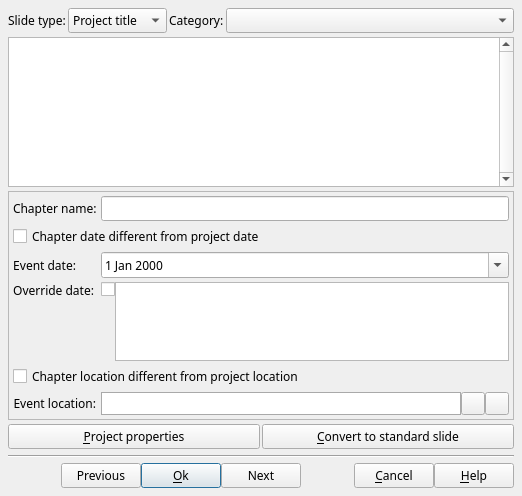
<?xml version="1.0" encoding="UTF-8"?>
<ui version="4.0">
 <class>DlgAutoTitleSlide</class>
 <widget class="QDialog" name="DlgAutoTitleSlide">
  <property name="geometry">
   <rect>
    <x>0</x>
    <y>0</y>
    <width>522</width>
    <height>496</height>
   </rect>
  </property>
  <property name="font">
   <font>
    <family>Sans Serif</family>
    <pointsize>9</pointsize>
   </font>
  </property>
  <property name="windowTitle">
   <string notr="true">Add a predefined title slide</string>
  </property>
  <layout class="QGridLayout" name="gridLayout">
   <property name="leftMargin">
    <number>8</number>
   </property>
   <property name="topMargin">
    <number>8</number>
   </property>
   <property name="rightMargin">
    <number>8</number>
   </property>
   <property name="bottomMargin">
    <number>8</number>
   </property>
   <property name="spacing">
    <number>4</number>
   </property>
   <item row="12" column="0" colspan="2">
    <layout class="QHBoxLayout" name="BottomLayout">
     <property name="spacing">
      <number>0</number>
     </property>
     <property name="leftMargin">
      <number>0</number>
     </property>
     <property name="topMargin">
      <number>0</number>
     </property>
     <property name="rightMargin">
      <number>0</number>
     </property>
     <property name="bottomMargin">
      <number>0</number>
     </property>
     <item>
      <spacer name="horizontalSpacer_2">
       <property name="orientation">
        <enum>Qt::Horizontal</enum>
       </property>
       <property name="sizeHint" stdset="0">
        <size>
         <width>40</width>
         <height>20</height>
        </size>
       </property>
      </spacer>
     </item>
     <item>
      <widget class="QPushButton" name="OKPreviousBT">
       <property name="toolTip">
        <string>Accept modification and go to previous slide</string>
       </property>
       <property name="text">
        <string>Previous</string>
       </property>
       <property name="icon">
        <iconset resource="../RSCffDiaporama.qrc">
         <normaloff>:/img/arrow_left.png</normaloff>:/img/arrow_left.png</iconset>
       </property>
      </widget>
     </item>
     <item>
      <widget class="QPushButton" name="OKBT">
       <property name="toolTip">
        <string>Accept modification and exit dialog box</string>
       </property>
       <property name="text">
        <string>&amp;Ok</string>
       </property>
       <property name="icon">
        <iconset resource="../RSCffDiaporama.qrc">
         <normaloff>:/img/action_ok.png</normaloff>:/img/action_ok.png</iconset>
       </property>
       <property name="default">
        <bool>true</bool>
       </property>
      </widget>
     </item>
     <item>
      <widget class="QPushButton" name="OKNextBT">
       <property name="toolTip">
        <string>Accept modification and go to next slide</string>
       </property>
       <property name="text">
        <string>Next</string>
       </property>
       <property name="icon">
        <iconset resource="../RSCffDiaporama.qrc">
         <normaloff>:/img/arrow_right.png</normaloff>:/img/arrow_right.png</iconset>
       </property>
      </widget>
     </item>
     <item>
      <widget class="QLabel" name="EditModeSpacer">
       <property name="sizePolicy">
        <sizepolicy hsizetype="Expanding" vsizetype="Preferred">
         <horstretch>0</horstretch>
         <verstretch>0</verstretch>
        </sizepolicy>
       </property>
       <property name="text">
        <string notr="true"/>
       </property>
      </widget>
     </item>
     <item>
      <widget class="QPushButton" name="CancelBt">
       <property name="toolTip">
        <string>Cancel modification and exit dialog box</string>
       </property>
       <property name="text">
        <string>&amp;Cancel</string>
       </property>
       <property name="icon">
        <iconset resource="../RSCffDiaporama.qrc">
         <normaloff>:/img/action_cancel.png</normaloff>:/img/action_cancel.png</iconset>
       </property>
      </widget>
     </item>
     <item>
      <widget class="QPushButton" name="HelpBt">
       <property name="toolTip">
        <string>Show help about this dialogue box</string>
       </property>
       <property name="text">
        <string>&amp;Help</string>
       </property>
       <property name="icon">
        <iconset resource="../RSCffDiaporama.qrc">
         <normaloff>:/img/help.png</normaloff>:/img/help.png</iconset>
       </property>
      </widget>
     </item>
    </layout>
   </item>
   <item row="1" column="0" colspan="2">
    <widget class="cCustomTitleModelTable" name="ModelTable">
     <property name="minimumSize">
      <size>
       <width>0</width>
       <height>150</height>
      </size>
     </property>
     <property name="verticalScrollBarPolicy">
      <enum>Qt::ScrollBarAlwaysOn</enum>
     </property>
     <property name="horizontalScrollBarPolicy">
      <enum>Qt::ScrollBarAlwaysOff</enum>
     </property>
     <property name="editTriggers">
      <set>QAbstractItemView::NoEditTriggers</set>
     </property>
     <property name="tabKeyNavigation">
      <bool>false</bool>
     </property>
     <property name="showDropIndicator" stdset="0">
      <bool>false</bool>
     </property>
     <property name="dragDropOverwriteMode">
      <bool>false</bool>
     </property>
     <property name="selectionMode">
      <enum>QAbstractItemView::SingleSelection</enum>
     </property>
     <property name="showGrid">
      <bool>false</bool>
     </property>
     <property name="gridStyle">
      <enum>Qt::SolidLine</enum>
     </property>
     <property name="wordWrap">
      <bool>false</bool>
     </property>
     <property name="cornerButtonEnabled">
      <bool>false</bool>
     </property>
     <attribute name="horizontalHeaderVisible">
      <bool>false</bool>
     </attribute>
     <attribute name="verticalHeaderVisible">
      <bool>false</bool>
     </attribute>
    </widget>
   </item>
   <item row="0" column="0" colspan="2">
    <layout class="QHBoxLayout" name="horizontalLayout">
     <property name="spacing">
      <number>2</number>
     </property>
     <item>
      <widget class="QLabel" name="label">
       <property name="text">
        <string>Slide type:</string>
       </property>
      </widget>
     </item>
     <item>
      <widget class="QComboBox" name="SlideTypeCB">
       <property name="sizePolicy">
        <sizepolicy hsizetype="Preferred" vsizetype="Fixed">
         <horstretch>0</horstretch>
         <verstretch>0</verstretch>
        </sizepolicy>
       </property>
       <item>
        <property name="text">
         <string>Project title</string>
        </property>
        <property name="icon">
         <iconset resource="../RSCffDiaporama.qrc">
          <normaloff>:/img/object_text.png</normaloff>:/img/object_text.png</iconset>
        </property>
       </item>
       <item>
        <property name="text">
         <string>Chapter title</string>
        </property>
        <property name="icon">
         <iconset resource="../RSCffDiaporama.qrc">
          <normaloff>:/img/Chapter_big.png</normaloff>:/img/Chapter_big.png</iconset>
        </property>
       </item>
       <item>
        <property name="text">
         <string>Credit title</string>
        </property>
        <property name="icon">
         <iconset resource="../RSCffDiaporama.qrc">
          <normaloff>:/img/medal.png</normaloff>:/img/medal.png</iconset>
        </property>
       </item>
      </widget>
     </item>
     <item>
      <widget class="QLabel" name="label_2">
       <property name="text">
        <string>Category:</string>
       </property>
      </widget>
     </item>
     <item>
      <widget class="QComboBox" name="SlideCatCB">
       <property name="sizePolicy">
        <sizepolicy hsizetype="Expanding" vsizetype="Fixed">
         <horstretch>0</horstretch>
         <verstretch>0</verstretch>
        </sizepolicy>
       </property>
      </widget>
     </item>
    </layout>
   </item>
   <item row="11" column="0" colspan="2">
    <widget class="Line" name="line_3">
     <property name="minimumSize">
      <size>
       <width>0</width>
       <height>6</height>
      </size>
     </property>
     <property name="orientation">
      <enum>Qt::Horizontal</enum>
     </property>
    </widget>
   </item>
   <item row="2" column="0" colspan="2">
    <widget class="QScrollArea" name="scrollArea">
     <property name="sizePolicy">
      <sizepolicy hsizetype="Expanding" vsizetype="Preferred">
       <horstretch>0</horstretch>
       <verstretch>0</verstretch>
      </sizepolicy>
     </property>
     <property name="widgetResizable">
      <bool>true</bool>
     </property>
     <widget class="QWidget" name="scrollAreaWidgetContents">
      <property name="geometry">
       <rect>
        <x>0</x>
        <y>0</y>
        <width>484</width>
        <height>220</height>
       </rect>
      </property>
      <layout class="QFormLayout" name="formLayout">
       <property name="fieldGrowthPolicy">
        <enum>QFormLayout::AllNonFixedFieldsGrow</enum>
       </property>
       <property name="horizontalSpacing">
        <number>4</number>
       </property>
       <property name="verticalSpacing">
        <number>4</number>
       </property>
       <property name="leftMargin">
        <number>4</number>
       </property>
       <property name="topMargin">
        <number>4</number>
       </property>
       <property name="rightMargin">
        <number>4</number>
       </property>
       <property name="bottomMargin">
        <number>4</number>
       </property>
       <item row="0" column="0">
        <widget class="QLabel" name="ChapterNameLabel">
         <property name="text">
          <string>Chapter name:</string>
         </property>
        </widget>
       </item>
       <item row="0" column="1">
        <widget class="QLineEdit" name="ChapterNameED">
         <property name="toolTip">
          <string>Enter here the title of the chapter (if the &quot;Chapter name different from slide name&quot; box is checked).</string>
         </property>
        </widget>
       </item>
       <item row="1" column="0" colspan="2">
        <widget class="QCheckBox" name="OverrideProjectDateCB">
         <property name="toolTip">
          <string>If this box is checked, the date of the chapter is different from the date of the project.

Remark: It is often useful to differentiate the date of the chapter of the date of the project.
For example, if the project is &quot;My vacation from 1 to 15&quot;, the chapter may be limited to the 3.</string>
         </property>
         <property name="text">
          <string>Chapter date different from project date</string>
         </property>
        </widget>
       </item>
       <item row="2" column="0">
        <widget class="QLabel" name="ChapterEventDateLabel">
         <property name="text">
          <string>Event date:</string>
         </property>
         <property name="alignment">
          <set>Qt::AlignRight|Qt::AlignTrailing|Qt::AlignVCenter</set>
         </property>
        </widget>
       </item>
       <item row="2" column="1">
        <widget class="QDateEdit" name="ChapterEventDateED">
         <property name="toolTip">
          <string>Select a date for the chapter.</string>
         </property>
         <property name="calendarPopup">
          <bool>true</bool>
         </property>
        </widget>
       </item>
       <item row="3" column="0">
        <layout class="QVBoxLayout" name="verticalLayout">
         <property name="spacing">
          <number>0</number>
         </property>
         <item>
          <widget class="QLabel" name="OverrideDateLabel">
           <property name="text">
            <string>Override date:</string>
           </property>
           <property name="alignment">
            <set>Qt::AlignRight|Qt::AlignTrailing|Qt::AlignVCenter</set>
           </property>
          </widget>
         </item>
         <item>
          <widget class="QLabel" name="label_4">
           <property name="sizePolicy">
            <sizepolicy hsizetype="Preferred" vsizetype="Expanding">
             <horstretch>0</horstretch>
             <verstretch>0</verstretch>
            </sizepolicy>
           </property>
           <property name="text">
            <string notr="true"/>
           </property>
          </widget>
         </item>
        </layout>
       </item>
       <item row="3" column="1">
        <layout class="QHBoxLayout" name="horizontalLayout_5">
         <property name="spacing">
          <number>0</number>
         </property>
         <item>
          <layout class="QVBoxLayout" name="verticalLayout_2">
           <property name="spacing">
            <number>0</number>
           </property>
           <property name="leftMargin">
            <number>0</number>
           </property>
           <property name="topMargin">
            <number>0</number>
           </property>
           <property name="rightMargin">
            <number>0</number>
           </property>
           <property name="bottomMargin">
            <number>0</number>
           </property>
           <item>
            <widget class="QCheckBox" name="OverrideDateCB">
             <property name="toolTip">
              <string>If this box is checked, you can enter a longtime different from that generated from the date of the chapter.</string>
             </property>
             <property name="text">
              <string/>
             </property>
            </widget>
           </item>
           <item>
            <widget class="QLabel" name="label_3">
             <property name="text">
              <string notr="true"/>
             </property>
            </widget>
           </item>
          </layout>
         </item>
         <item>
          <widget class="QPlainTextEdit" name="ChapterDateED">
           <property name="toolTip">
            <string>Enter here a date, in a free format, for the chapter</string>
           </property>
          </widget>
         </item>
        </layout>
       </item>
       <item row="4" column="0" colspan="2">
        <widget class="QCheckBox" name="OverrideProjectLocationCB">
         <property name="toolTip">
          <string>If this box is checked, the date of the chapter is different from the date of the project.

Remark: It is often useful to differentiate the date of the chapter of the date of the project.
For example, if the project is &quot;My vacation from 1 to 15&quot;, the chapter may be limited to the 3.</string>
         </property>
         <property name="text">
          <string>Chapter location different from project location</string>
         </property>
        </widget>
       </item>
       <item row="5" column="0">
        <widget class="QLabel" name="LocationLabel">
         <property name="text">
          <string>Event location:</string>
         </property>
         <property name="alignment">
          <set>Qt::AlignRight|Qt::AlignTrailing|Qt::AlignVCenter</set>
         </property>
        </widget>
       </item>
       <item row="5" column="1">
        <layout class="QHBoxLayout" name="horizontalLayout_3">
         <property name="spacing">
          <number>0</number>
         </property>
         <item>
          <widget class="QFrame" name="LocationFrame">
           <property name="minimumSize">
            <size>
             <width>10</width>
             <height>0</height>
            </size>
           </property>
           <property name="styleSheet">
            <string notr="true">QFrame {
background-color: white;
border: 1px solid darkgray;
}</string>
           </property>
           <property name="frameShape">
            <enum>QFrame::StyledPanel</enum>
           </property>
           <layout class="QHBoxLayout" name="horizontalLayout_4">
            <property name="spacing">
             <number>2</number>
            </property>
            <property name="leftMargin">
             <number>2</number>
            </property>
            <property name="topMargin">
             <number>0</number>
            </property>
            <property name="rightMargin">
             <number>2</number>
            </property>
            <property name="bottomMargin">
             <number>0</number>
            </property>
            <item>
             <widget class="QLabel" name="LocationIcon">
              <property name="sizePolicy">
               <sizepolicy hsizetype="Fixed" vsizetype="Fixed">
                <horstretch>0</horstretch>
                <verstretch>0</verstretch>
               </sizepolicy>
              </property>
              <property name="minimumSize">
               <size>
                <width>16</width>
                <height>16</height>
               </size>
              </property>
              <property name="styleSheet">
               <string notr="true">QFrame {
background-color: transparent;
border: 0;
}</string>
              </property>
              <property name="text">
               <string notr="true"/>
              </property>
             </widget>
            </item>
            <item>
             <widget class="QLabel" name="Location">
              <property name="styleSheet">
               <string notr="true">QFrame {
background-color: transparent;
border: 0;
}</string>
              </property>
              <property name="text">
               <string notr="true"/>
              </property>
             </widget>
            </item>
           </layout>
          </widget>
         </item>
         <item>
          <widget class="QToolButton" name="LocationBT">
           <property name="toolTip">
            <string>Select the location of the event of the project</string>
           </property>
           <property name="text">
            <string notr="true"/>
           </property>
           <property name="icon">
            <iconset resource="../RSCffDiaporama.qrc">
             <normaloff>:/img/EditGMaps.png</normaloff>:/img/EditGMaps.png</iconset>
           </property>
          </widget>
         </item>
         <item>
          <widget class="QToolButton" name="ClearLocationBT">
           <property name="toolTip">
            <string>Clear this location</string>
           </property>
           <property name="text">
            <string notr="true"/>
           </property>
           <property name="icon">
            <iconset resource="../RSCffDiaporama.qrc">
             <normaloff>:/img/trash.png</normaloff>:/img/trash.png</iconset>
           </property>
          </widget>
         </item>
        </layout>
       </item>
      </layout>
     </widget>
    </widget>
   </item>
   <item row="10" column="0" colspan="2">
    <layout class="QHBoxLayout" name="horizontalLayout_2">
     <property name="spacing">
      <number>2</number>
     </property>
     <item>
      <widget class="QPushButton" name="ProjectPropertiesBt">
       <property name="sizePolicy">
        <sizepolicy hsizetype="Preferred" vsizetype="Fixed">
         <horstretch>0</horstretch>
         <verstretch>0</verstretch>
        </sizepolicy>
       </property>
       <property name="toolTip">
        <string>This button allows you to open project properties dialog.</string>
       </property>
       <property name="text">
        <string>&amp;Project properties</string>
       </property>
       <property name="icon">
        <iconset resource="../RSCffDiaporama.qrc">
         <normaloff>:/img/PrjProperties.png</normaloff>:/img/PrjProperties.png</iconset>
       </property>
      </widget>
     </item>
     <item>
      <widget class="QPushButton" name="ConvertSlideBT">
       <property name="sizePolicy">
        <sizepolicy hsizetype="Preferred" vsizetype="Fixed">
         <horstretch>0</horstretch>
         <verstretch>0</verstretch>
        </sizepolicy>
       </property>
       <property name="toolTip">
        <string>This button allows you to convert this slide to a standard slide.
Standard slide are fully customizable.</string>
       </property>
       <property name="text">
        <string>&amp;Convert to standard slide</string>
       </property>
       <property name="icon">
        <iconset resource="../RSCffDiaporama.qrc">
         <normaloff>:/img/transparent.png</normaloff>:/img/transparent.png</iconset>
       </property>
      </widget>
     </item>
    </layout>
   </item>
  </layout>
 </widget>
 <customwidgets>
  <customwidget>
   <class>cCustomTitleModelTable</class>
   <extends>QTableView</extends>
   <header>DlgAutoTitleSlide/cCustomTitleModelTable.h</header>
  </customwidget>
 </customwidgets>
 <tabstops>
  <tabstop>SlideTypeCB</tabstop>
  <tabstop>SlideCatCB</tabstop>
  <tabstop>ModelTable</tabstop>
  <tabstop>scrollArea</tabstop>
  <tabstop>ChapterNameED</tabstop>
  <tabstop>OverrideProjectDateCB</tabstop>
  <tabstop>ChapterEventDateED</tabstop>
  <tabstop>OverrideDateCB</tabstop>
  <tabstop>ChapterDateED</tabstop>
  <tabstop>OverrideProjectLocationCB</tabstop>
  <tabstop>LocationBT</tabstop>
  <tabstop>ClearLocationBT</tabstop>
  <tabstop>ProjectPropertiesBt</tabstop>
  <tabstop>ConvertSlideBT</tabstop>
  <tabstop>OKPreviousBT</tabstop>
  <tabstop>OKBT</tabstop>
  <tabstop>OKNextBT</tabstop>
  <tabstop>CancelBt</tabstop>
  <tabstop>HelpBt</tabstop>
 </tabstops>
 <resources>
  <include location="../RSCffDiaporama.qrc"/>
 </resources>
 <connections/>
</ui>
